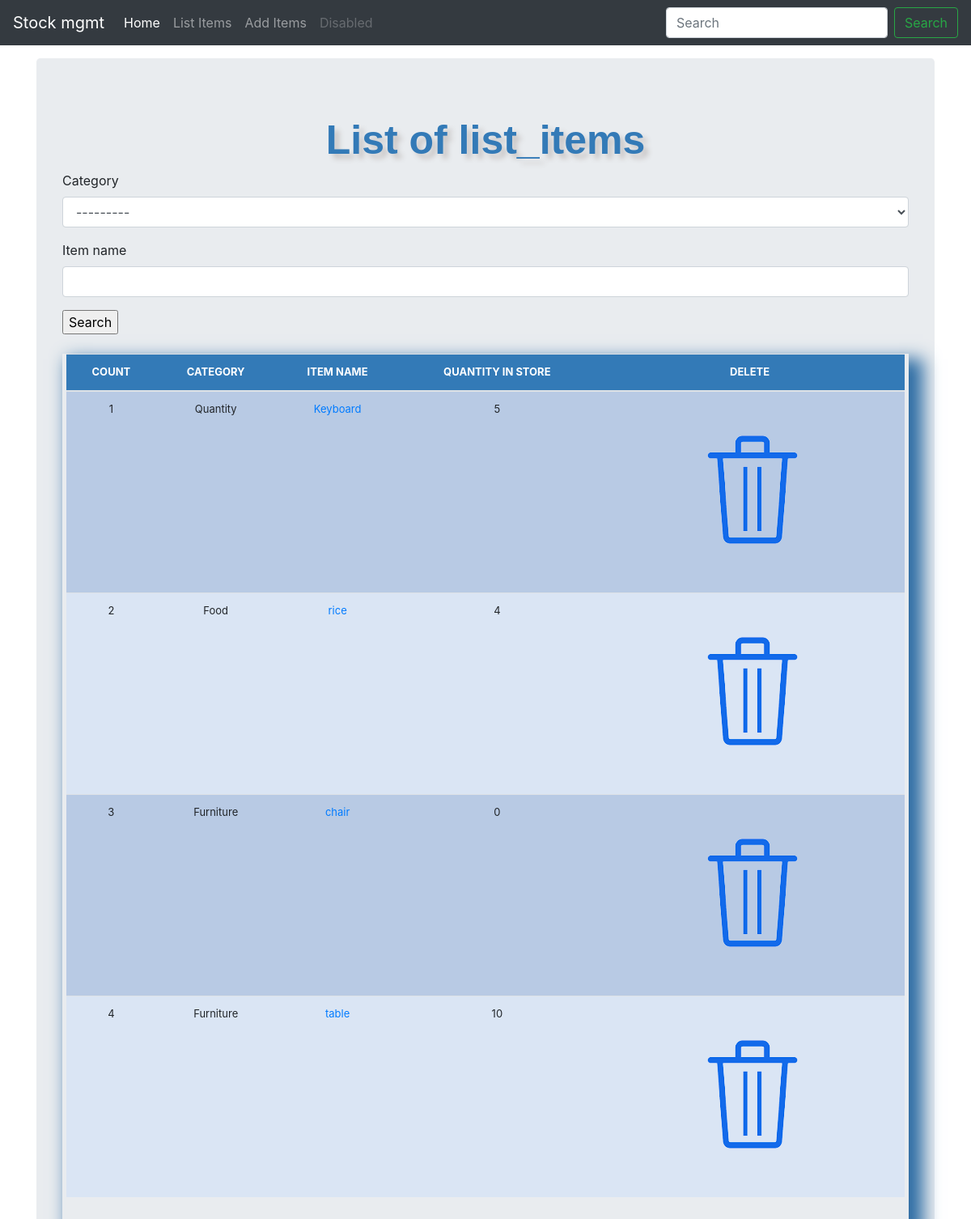
The app's page /list_items/ with its own data.
### stockmgmt/models.py (models this page shows, shortened)
class Stock(models.Model):
   category = models.CharField(max_length=50, blank=True, null=True, choices=category_choice)
   item_name = models.CharField(max_length=50, blank=True, null=True)
   quantity = models.IntegerField(default='0', blank=True, null=True)
   recieve_quantity = models.IntegerField(default='0', blank=True, null=True)
   receive_by = models.CharField(max_length=50, blank=True, null=True)
   issue_by = models.CharField(max_length=50, blank=True, null=True)
   issue_to = models.CharField(max_length=50, blank=True, null=True)
   issue_quantity = models.IntegerField(default='0', blank=True, null=True)
   phone_number = models.IntegerField(default='0', blank=True, null=True)
   created_by = models.CharField(max_length=50, blank=True, null=True)
   reorder_level = models.IntegerField(default='0', blank=True, null=True)
   last_updated = models.DateTimeField(auto_now_add=False, auto_now=True)
   export_to_CSV = models.BooleanField(default=False)

### stockmgmt/views.py (the view)
# urls.py: path('list_items/', views.list_items, name='list_items'),
def list_items(request):
    header = 'List of list_items'
    form = StockSearchForm(request.POST or None)
    queryset = Stock.objects.all()
    context = {
      'header':header,
      'queryset':queryset,
      'form': form,
    }
    if request.method == 'POST':
       queryset = Stock.objects.filter(category__icontains=form['category'].value(),
									item_name__icontains=form['item_name'].value()
									)
    context = {
    "form": form,
    "header": header,
    "queryset": queryset,
  }
    return render(request, 'list_items.html', context)

### stockmgmt/forms.py
class StockSearchForm(forms.ModelForm):
   class Meta:
     model = Stock
     fields = ['category', 'item_name']

### stockmgmt/templates/list_items.html (shortened to what this page needs)
{% load static %}
{% load crispy_forms_tags %}
<!doctype html>
<html lang="en">
  <head>
<link href="{% static 'css/stylesheet.css' %}" rel="stylesheet">
<link rel="stylesheet" href="https://cdn.jsdelivr.net/npm/bootstrap@4.4.1/dist/css/bootstrap.min.css">
    <link href="{% static 'css/navbar-top-fixed.css' %}" rel="stylesheet">
  </head>
  <body>
  {% include 'navbar.html'%}
<main role="main" class="container">
  <div class="jumbotron">
    <div class="header">{{header}}</div>
    <form method='POST' action=''>{% csrf_token %}
      {{form|crispy}}
          <input type="submit" value='Search'/>
  </form>
  <br>
    <div class="display_table">
    <table class='table'>
      <thead>
        <tr>
          <th>COUNT</th>
          <th>CATEGORY</th>
          <th>ITEM NAME</th>
          <th>QUANTITY IN STORE</th>
          <th>DELETE</th>
        </tr>
      </thead>
    {% for instance in queryset %}
        <tr>
          <td>{{forloop.counter}}</td>
          <td>{{instance.category}}</td>
          <td><a href="{% url 'update_items' instance.id %}">{{instance.item_name}}</a></td>
          <td>{{instance.quantity}}</td>
          <td><a href="{% url 'delete_items' instance.id %}"><img src="{% static '/images/delete.png'%}"></a></td>
        </tr>
    {% endfor %}
  </table>
    </div>
  </div>
</main>
</body>
</html>

### stockmgmt/templates/navbar.html (shortened to what this page needs)
<nav class="navbar navbar-expand-md navbar-dark fixed-top bg-dark">
    <a class="navbar-brand" href="#">Stock mgmt</a>
    <div class="collapse navbar-collapse" id="navbarCollapse">
      <ul class="navbar-nav mr-auto">
        <li class="nav-item active">
          <a class="nav-link" href="/">Home <span class="sr-only">(current)</span></a>
        </li>
        <li class="nav-item">
          <a class="nav-link" href="/list_items">List Items</a>
        </li>
        <li class="nav-item">
          <a class="nav-link" href="/add_items">Add Items</a>
        </li>
        <li class="nav-item">
          <a class="nav-link disabled" href="#" tabindex="-1" aria-disabled="true">Disabled</a>
        </li>
      </ul>
      <form class="form-inline mt-2 mt-md-0">
        <input class="form-control mr-sm-2" type="text" placeholder="Search" aria-label="Search">
        <button class="btn btn-outline-success my-2 my-sm-0" type="submit">Search</button>
      </form>
    </div>
  </nav>

### stockmgmt/static/css/stylesheet.css (style rules this page uses)
body { background-color: #34eb6b; }
.table { font-size: 13px; text-align: center; width: 95%; margin: auto; text-align: center; }
.table tr:nth-child(odd) { background: #B8CAE4 }
.table tr:nth-child(even) { background: #dae5f4 }
th { background-color: #337ab7; color: white; }
.display_table { padding-left: 5px; padding-right: 5px; padding-bottom: 20px; box-shadow: 12px 12px 20px 6px #2e6da4; }
.header { font-family: helvetica; color: #337ab7; font-size: 50px; text-align: center; width: 100%; text-shadow: 6px 6px 6px #c9c6c6; display: block; font-weight: bolder; }

### stockmgmt/static/css/navbar-top-fixed.css (style rules this page uses)
body { min-height: 75rem; padding-top: 4.5rem; }

### stockmgmt/templates/list_items.html (style rules this page uses)
body { min-height: 75rem; padding-top: 4.5rem; }

### records on screen
Stock: category "Quantity", item_name "Keyboard", quantity "5"
Stock: category "Food", item_name "rice", quantity "4"
Stock: category "Furniture", item_name "chair", quantity "0"
Stock: category "Furniture", item_name "table", quantity "10"

### other values on screen
{{ header }} "List of list_items"
